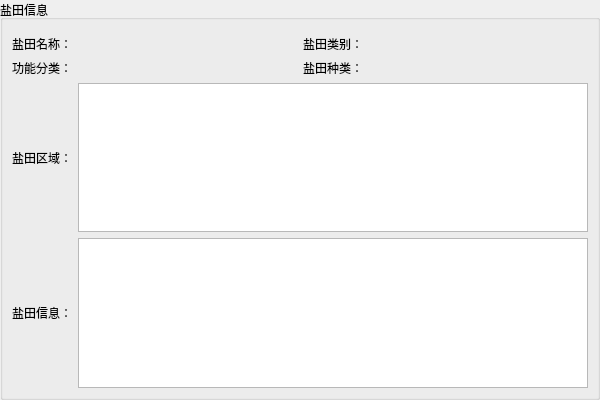
<?xml version="1.0" encoding="UTF-8"?>
<ui version="4.0">
 <class>AgriFieldWidget</class>
 <widget class="QWidget" name="AgriFieldWidget">
  <property name="geometry">
   <rect>
    <x>0</x>
    <y>0</y>
    <width>600</width>
    <height>400</height>
   </rect>
  </property>
  <property name="minimumSize">
   <size>
    <width>600</width>
    <height>400</height>
   </size>
  </property>
  <property name="windowTitle">
   <string>Form</string>
  </property>
  <layout class="QGridLayout" name="gridLayout_2" rowstretch="5,0,0,0">
   <property name="leftMargin">
    <number>0</number>
   </property>
   <property name="topMargin">
    <number>0</number>
   </property>
   <property name="rightMargin">
    <number>0</number>
   </property>
   <property name="bottomMargin">
    <number>0</number>
   </property>
   <item row="3" column="0">
    <widget class="QGroupBox" name="groupBox">
     <property name="font">
      <font>
       <weight>50</weight>
       <bold>false</bold>
      </font>
     </property>
     <property name="title">
      <string>盐田信息</string>
     </property>
     <property name="flat">
      <bool>false</bool>
     </property>
     <property name="checkable">
      <bool>false</bool>
     </property>
     <layout class="QVBoxLayout" name="verticalLayout">
      <property name="topMargin">
       <number>15</number>
      </property>
      <property name="bottomMargin">
       <number>9</number>
      </property>
      <item>
       <layout class="QHBoxLayout" name="horizontalLayout">
        <item>
         <layout class="QGridLayout" name="gridLayout">
          <item row="3" column="1">
           <widget class="QLabel" name="crop">
            <property name="text">
             <string/>
            </property>
           </widget>
          </item>
          <item row="0" column="0">
           <widget class="QLabel" name="label">
            <property name="text">
             <string>盐田名称：</string>
            </property>
            <property name="margin">
             <number>5</number>
            </property>
           </widget>
          </item>
          <item row="0" column="3">
           <widget class="QLabel" name="field_category">
            <property name="text">
             <string/>
            </property>
           </widget>
          </item>
          <item row="3" column="2">
           <widget class="QLabel" name="label_5">
            <property name="text">
             <string>盐田种类：</string>
            </property>
            <property name="margin">
             <number>5</number>
            </property>
           </widget>
          </item>
          <item row="0" column="1">
           <widget class="QLabel" name="field_name">
            <property name="text">
             <string/>
            </property>
           </widget>
          </item>
          <item row="3" column="0">
           <widget class="QLabel" name="label_8">
            <property name="text">
             <string>功能分类：</string>
            </property>
            <property name="margin">
             <number>5</number>
            </property>
           </widget>
          </item>
          <item row="0" column="2">
           <widget class="QLabel" name="label_2">
            <property name="text">
             <string>盐田类别：</string>
            </property>
            <property name="margin">
             <number>5</number>
            </property>
           </widget>
          </item>
          <item row="3" column="3">
           <widget class="QLabel" name="crop_variety">
            <property name="text">
             <string/>
            </property>
           </widget>
          </item>
         </layout>
        </item>
       </layout>
      </item>
      <item>
       <layout class="QGridLayout" name="gridLayout_3">
        <item row="1" column="0">
         <widget class="QLabel" name="label_3">
          <property name="text">
           <string>盐田区域：</string>
          </property>
         </widget>
        </item>
        <item row="2" column="0">
         <widget class="QLabel" name="label_4">
          <property name="text">
           <string>盐田信息：</string>
          </property>
         </widget>
        </item>
        <item row="1" column="1">
         <widget class="QTableWidget" name="tableWidget"/>
        </item>
        <item row="2" column="1">
         <widget class="QTextEdit" name="field_desc"/>
        </item>
       </layout>
      </item>
     </layout>
    </widget>
   </item>
  </layout>
 </widget>
 <resources/>
 <connections/>
</ui>
